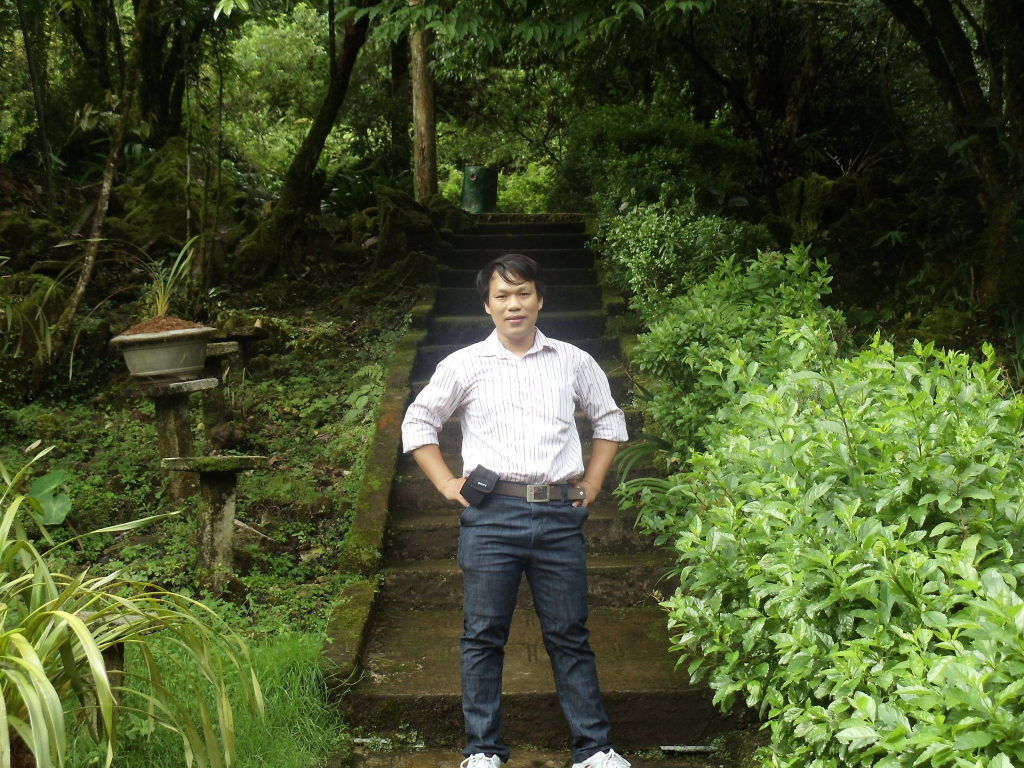
#> input picture ThayTien/6.1.jpg, 2048 x 1536 px (shown at 1/2 size); its folder holds only this picture in this run
$ python createe_dataset_with_images_grd.py
#> lines starting #> are read from the running program, lines starting #| are printed output that depends on the picture; after the words box and inside, x2 and y2 are one past the last pixel; in counts of white or black regions, pixels touching at a corner belong together
import numpy as np
import cv2
import os

path = 'ThayTien'
ID=raw_input('\n enter user id end press <return> ==>  ')
faceDetector=cv2.CascadeClassifier('haarcascade_frontalface_default.xml')
imagePaths=[os.path.join(path,f) for f in os.listdir(path)]

def recFace(faces, ID, index):
	if (len(faces) > 0):
		for (x,y,w,h) in faces:
			cv2.rectangle(img, (x,y), (x+w,y+h), (255,0,0), 2)
			imS = cv2.resize(img, (960, 540))
			cv2.imshow('Frame',imS)
			cv2.imwrite("dataSetTest/User."+str(ID) +'.'+ str(index) + ".jpg", gray[y:y+h,x:x+w])
			if cv2.waitKey(100) & 0xFF == ord('q'):
				break
	else:
		print("can't find face with haarlike")
index = 0
for index in range(len(imagePaths)):
	img = cv2.imread(imagePaths[index])
#> img is the input picture: shape (1536, 2048, 3); mean B, G, R 44.1, 83.1, 71.1
	gray = cv2.cvtColor(img, cv2.COLOR_BGR2GRAY)
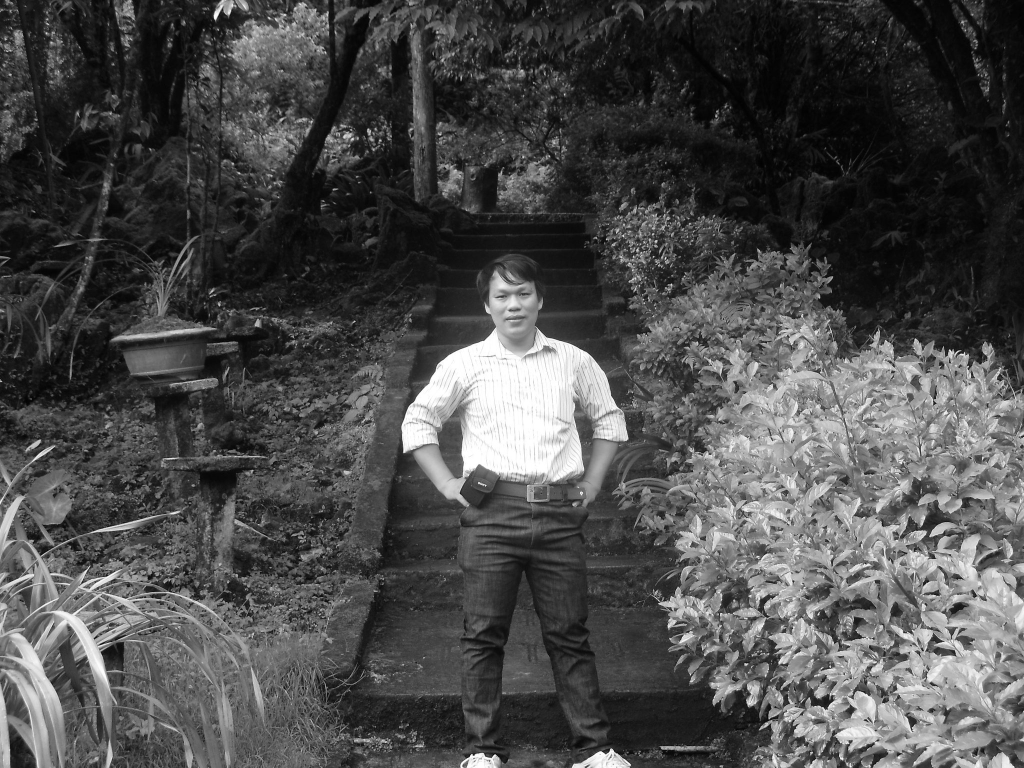
#> gray: shape (1536, 2048) (shown at 1/2 size); min 0, max 255, mean 75
	faces = faceDetector.detectMultiScale(gray, 1.3, 5)
#> faces = [[962, 539, 128, 128]]
	print(imagePaths[index])
	recFace(faces, ID, index)
#> the loop in recFace, `for (x,y,w,h) in faces:` made 1 pass; (key q is pressed on pass 1)
#> pass 1, in recFace, `imS = cv2.resize(img, (960, 540))`:
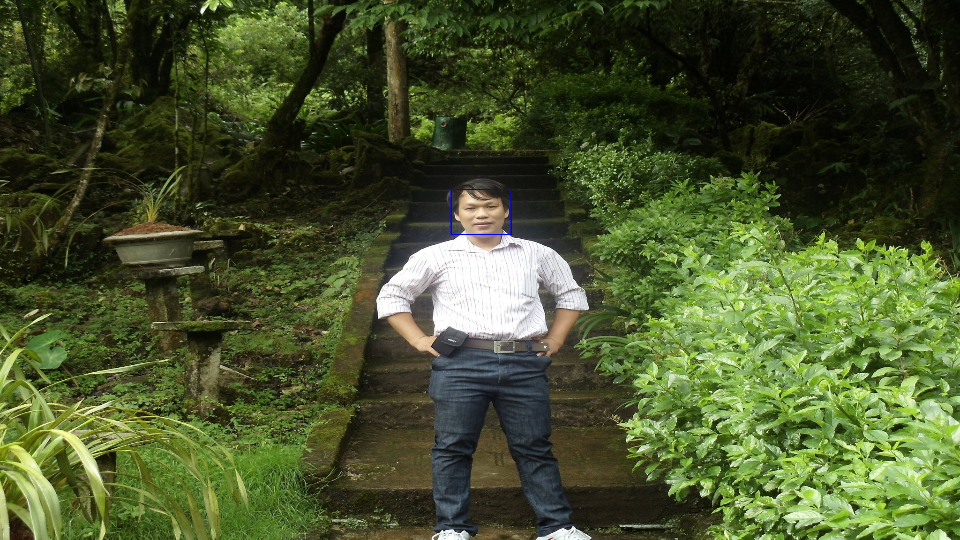
#> imS: shape (540, 960, 3); mean B, G, R 44.1, 82.9, 70.9
#> pass 1, in recFace, `cv2.imwrite("dataSetTest/User."+str(ID) +'.'+ str(index) + ".jpg", gra..`:
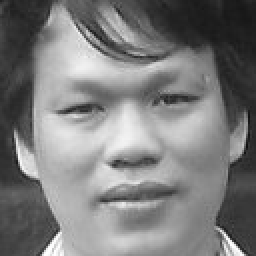
#> saved as User..0.jpg: shape (128, 128) (shown 2 times larger); min 15, max 255, mean 124.2
#> after the loop in recFace, `for (x,y,w,h) in faces:`:
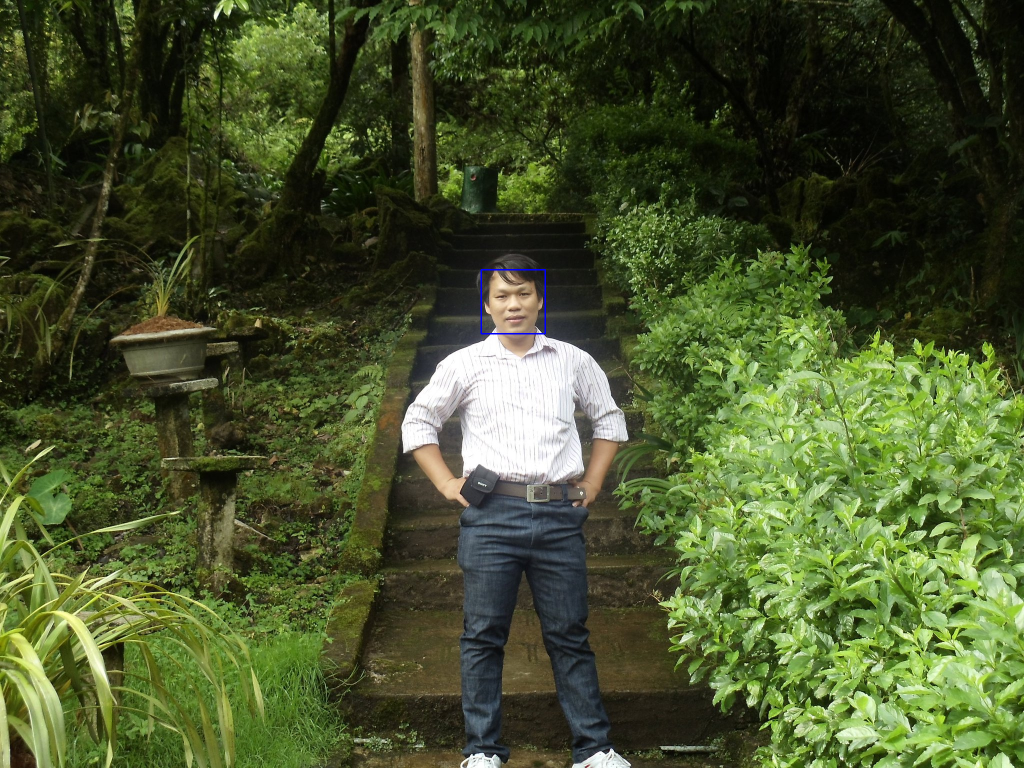
#> img: shape (1536, 2048, 3) (shown at 1/2 size); 0.05% of pixels changed, all inside (x1, y1, x2, y2) = (961, 538, 1092, 669)
print("finish")
cv2.waitKey()
cv2.destroyAllWindows()

$ run again, on ThayTien/6.13.png
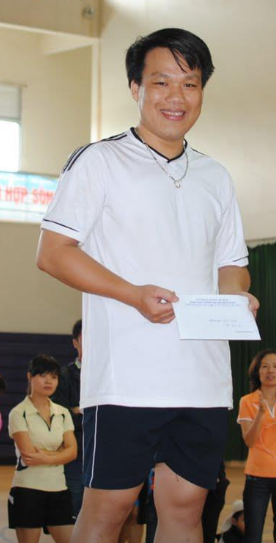
#> input picture ThayTien/6.13.png, 276 x 543 px
#> img is the input picture: shape (543, 276, 3); mean B, G, R 134.6, 144.1, 154.1
#> `gray = cv2.cvtColor(img, cv2.COLOR_BGR2GRAY)`:
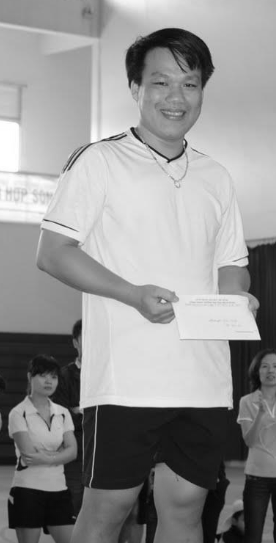
#> gray: shape (543, 276); min 5, max 255, mean 146
#> faces = [[136, 55, 76, 76]]
#> the loop in recFace, `for (x,y,w,h) in faces:` made 1 pass; (key q is pressed on pass 1)
#> after the loop in recFace, `for (x,y,w,h) in faces:`:
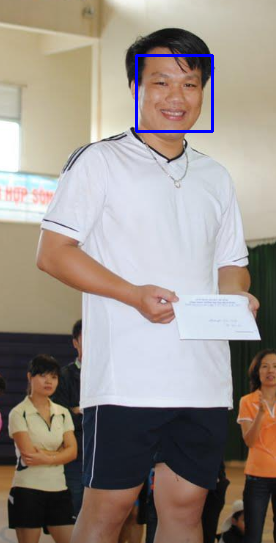
#> img: shape (543, 276, 3); 0.61% of pixels changed, all inside (x1, y1, x2, y2) = (135, 54, 214, 133)

$ run again, on ThayTien/6.2.jpg
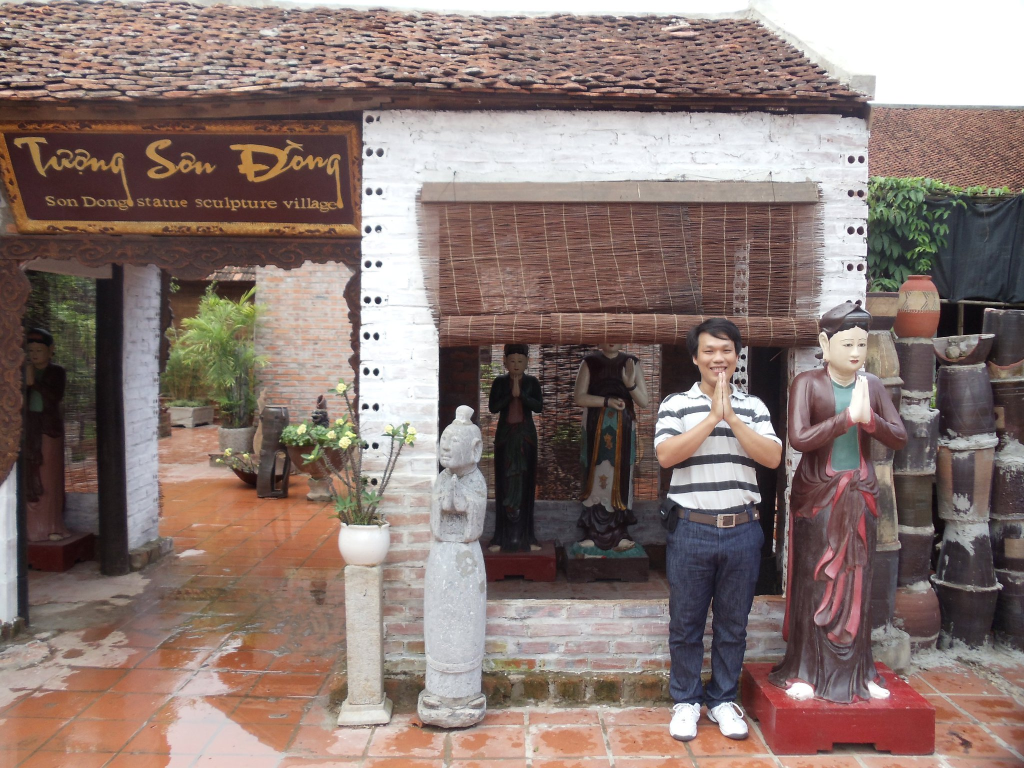
#> input picture ThayTien/6.2.jpg, 2048 x 1536 px (shown at 1/2 size)
#> img is the input picture: shape (1536, 2048, 3); mean B, G, R 113.8, 119.1, 137.6
#> `gray = cv2.cvtColor(img, cv2.COLOR_BGR2GRAY)`:
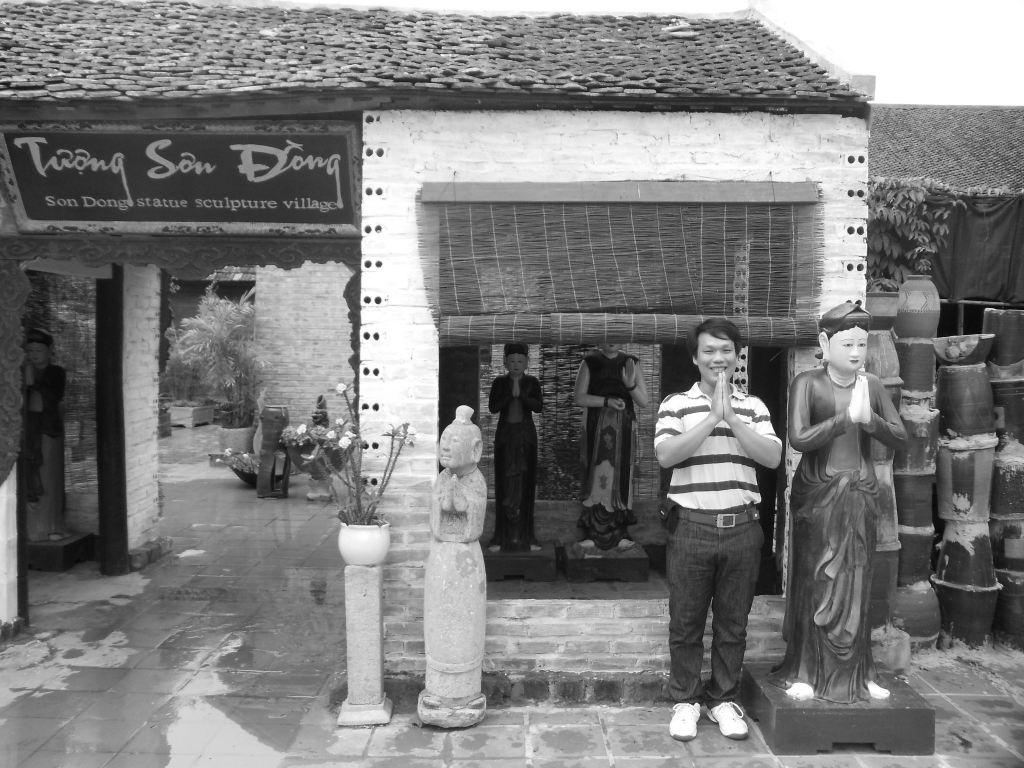
#> gray: shape (1536, 2048) (shown at 1/2 size); min 0, max 255, mean 124.1
#> faces = [[1668, 657, 86, 86], [1384, 664, 98, 98]]
#> the loop in recFace, `for (x,y,w,h) in faces:` made 1 pass; (key q is pressed on pass 1)
#> pass 1, in recFace, `cv2.imwrite("dataSetTest/User."+str(ID) +'.'+ str(index) + ".jpg", gra..`:
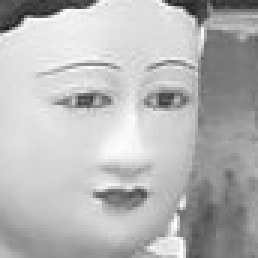
#> saved as User..0.jpg: shape (86, 86) (shown 3 times larger); min 28, max 254, mean 182

$ run again, on ThayTien/6.3.jpg
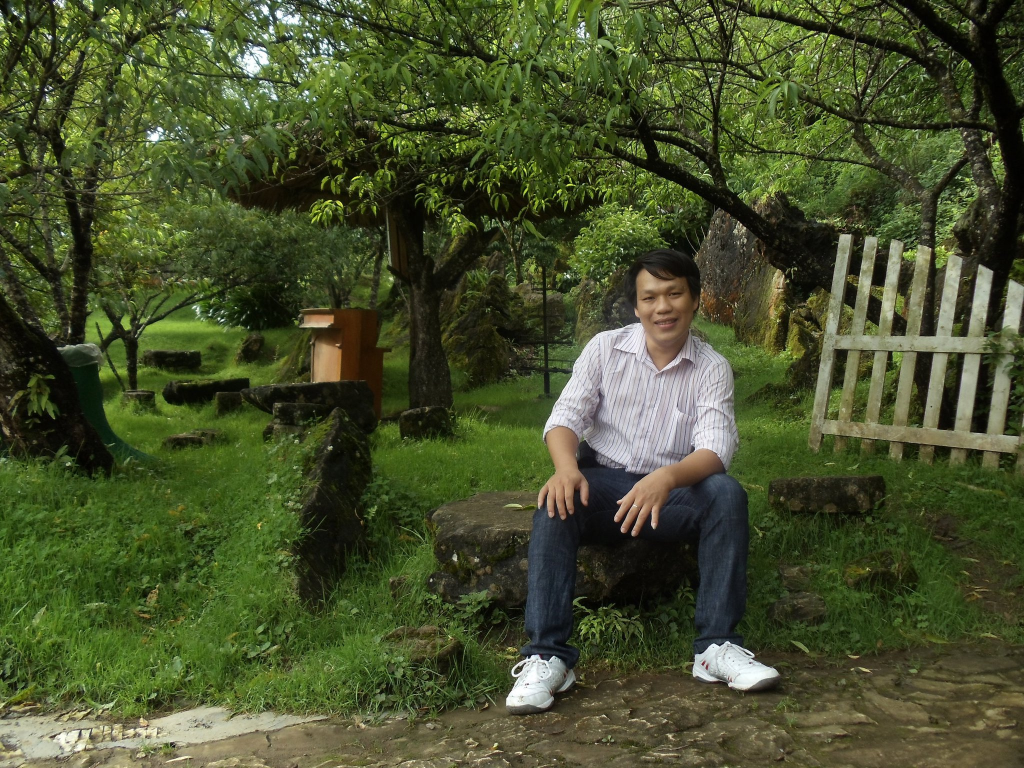
#> input picture ThayTien/6.3.jpg, 2048 x 1536 px (shown at 1/2 size)
#> img is the input picture: shape (1536, 2048, 3); mean B, G, R 44.4, 79.9, 70.6
#> `gray = cv2.cvtColor(img, cv2.COLOR_BGR2GRAY)`:
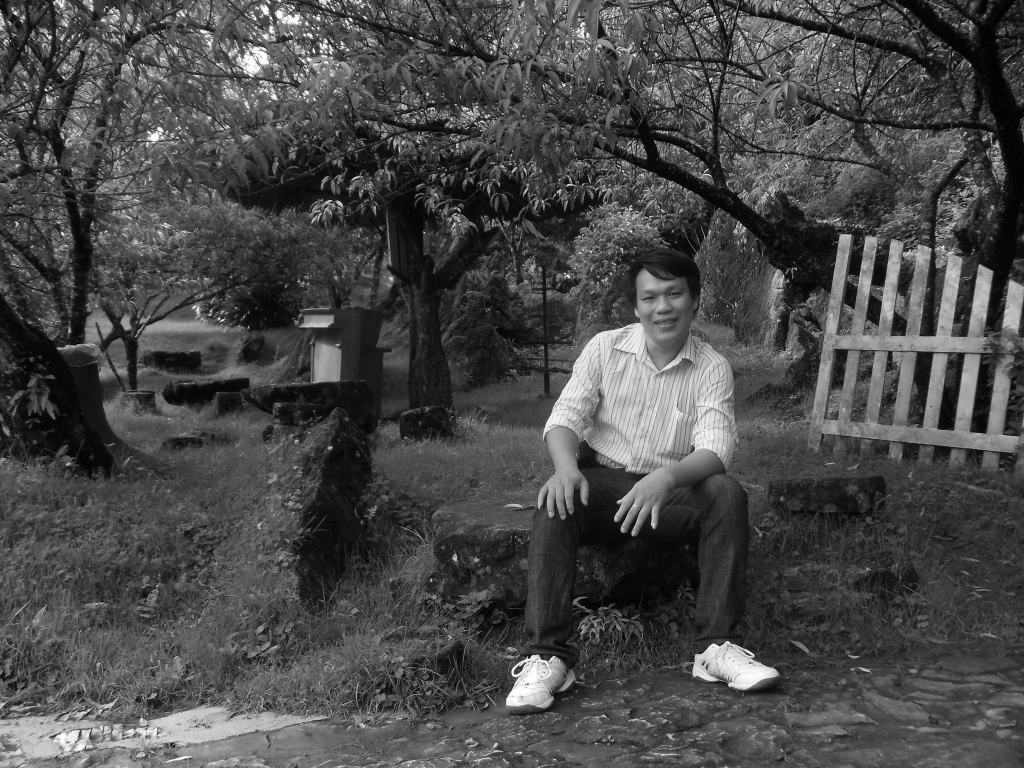
#> gray: shape (1536, 2048) (shown at 1/2 size); min 0, max 255, mean 73
#> faces = [[1258, 539, 134, 134]]
#> the loop in recFace, `for (x,y,w,h) in faces:` made 1 pass; (key q is pressed on pass 1)
#> after the loop in recFace, `for (x,y,w,h) in faces:`:
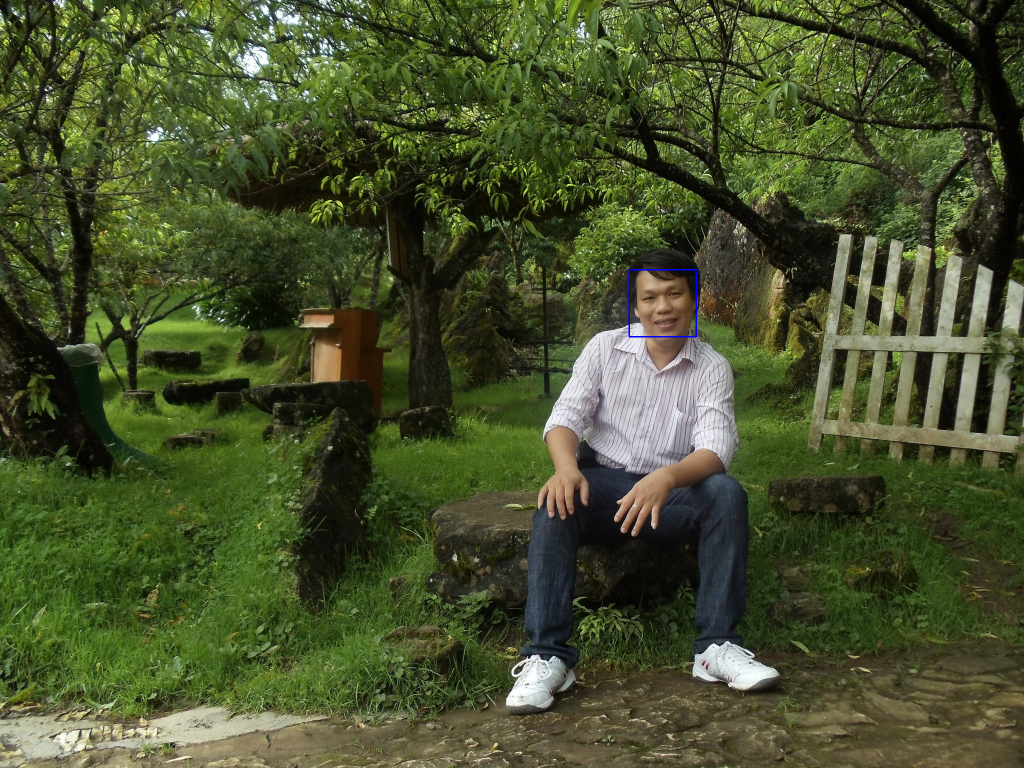
#> img: shape (1536, 2048, 3) (shown at 1/2 size); 0.05% of pixels changed, all inside (x1, y1, x2, y2) = (1257, 538, 1394, 675)

$ run again, on ThayTien/6.10.jpg
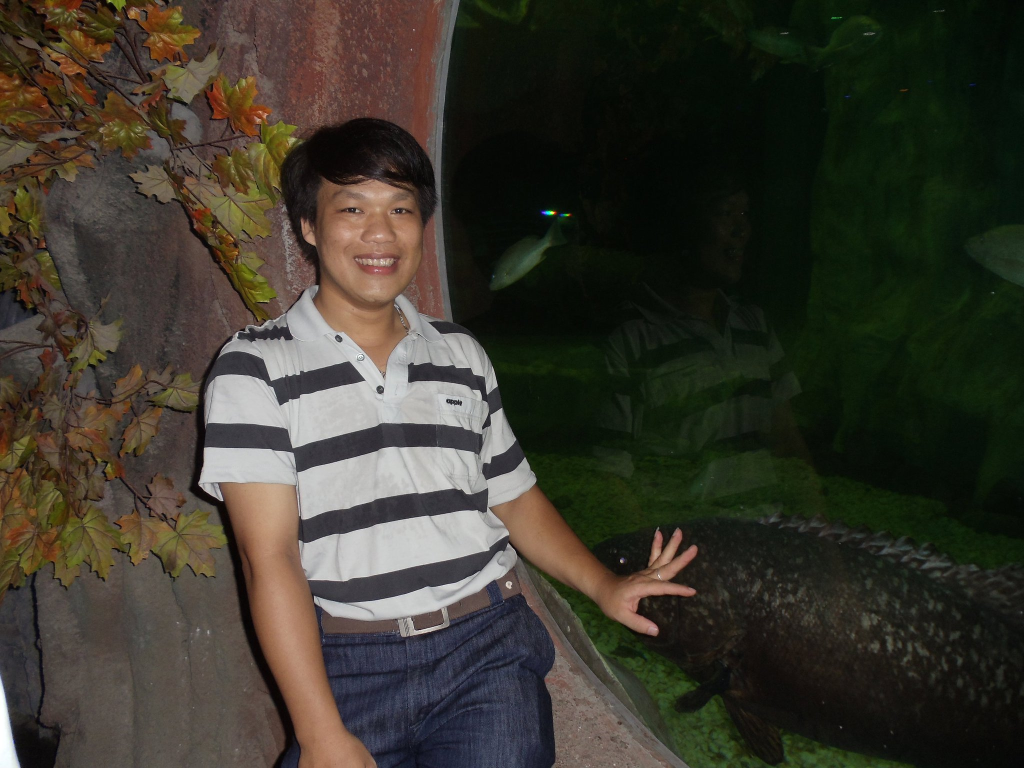
#> input picture ThayTien/6.10.jpg, 2048 x 1536 px (shown at 1/2 size)
#> img is the input picture: shape (1536, 2048, 3); mean B, G, R 44.1, 54.4, 57.3
#> faces = [[632, 342, 235, 235]]
#> the loop in recFace, `for (x,y,w,h) in faces:` made 1 pass; (key q is pressed on pass 1)
#> after the loop in recFace, `for (x,y,w,h) in faces:`:
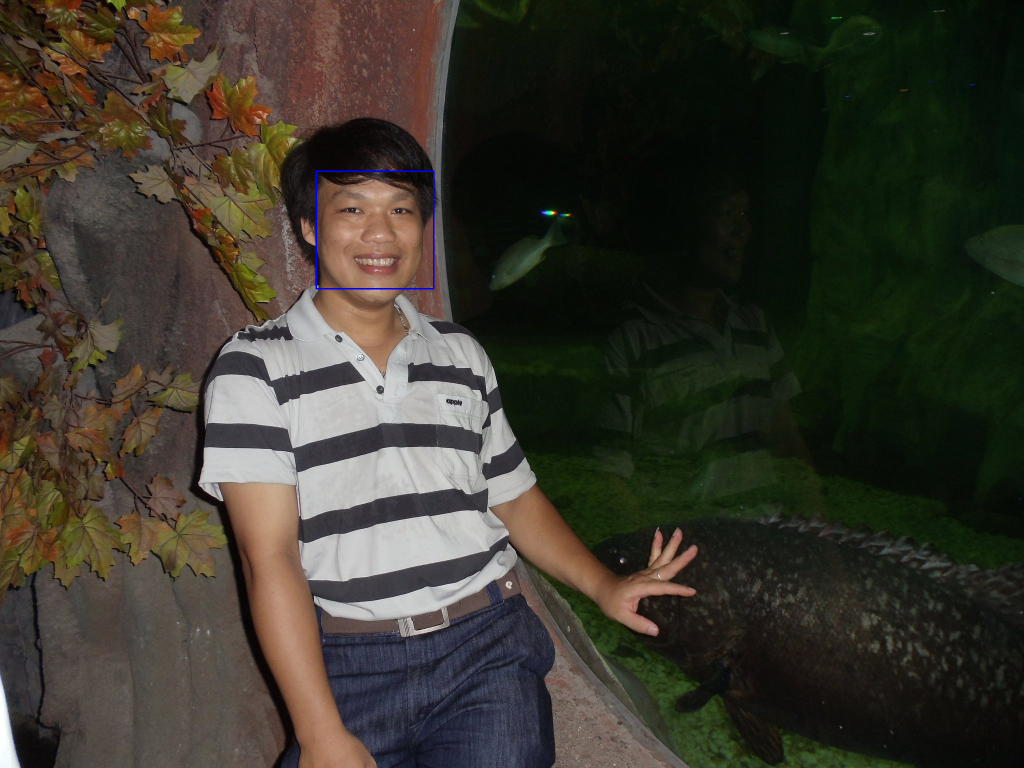
#> img: shape (1536, 2048, 3) (shown at 1/2 size); 0.09% of pixels changed, all inside (x1, y1, x2, y2) = (631, 341, 869, 579)
